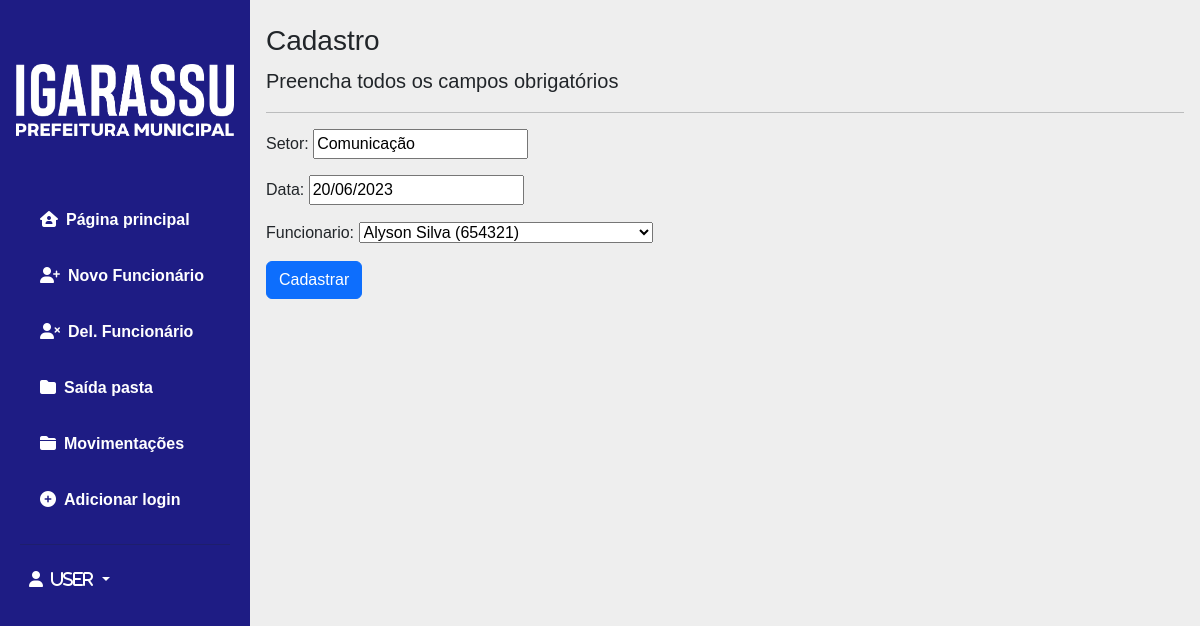
Screenshot of /editar/movimentacao/11/ with the database file from the repository.
### cadastros/models.py (models this page shows, shortened)
class Movimentacao(models.Model):
    setor = models.CharField(max_length=15, verbose_name="Setor")
    data = models.DateField(default=datetime.date.today)
    funcionario = models.ForeignKey(Funcionario, on_delete=models.PROTECT)

### cadastros/views.py (the view)
# urls.py: path('editar/movimentacao/<int:pk>/', MovimentacaoUpdate.as_view(), name="editar-movimentacao"),
class MovimentacaoUpdate(UpdateView):
     model = Movimentacao
     fields = fields = ['setor', 'data', 'funcionario']
     template_name = 'cadastros/form.html'
     success_url = reverse_lazy('listar-funcionario')

### cadastros/models.py (called while the page is built)
    def __str__(self):
        return "{} ({})".format(self.nome, self.matricula)

### cadastros/templates/cadastros/form.html (shortened to what this page needs)
{% extends 'paginas/modelo.html' %}
{% load static %}
{% block conteudo %}
<h3>Cadastro</h3>
<p class="lead">
    Preencha todos os campos obrigatórios
</p>
<hr>
<form action="" method="POST">
    {{ form.as_p }}
    <button type="submit" class="btn btn-primary">Cadastrar</button>
</form>
{% endblock %}

### static/css/style.css (style rules this page uses)
body { background: #eee; font-family: 'Poppins', sans-serif; }

### rows the page displays
Movimentacao: setor "Comunicação", data "20/06/2023", funcionario "Alyson Silva (654321)"
